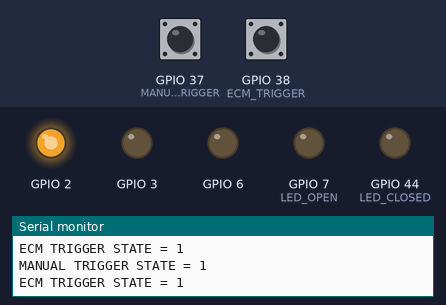
Bench run of a sketch on a simulated ESP32. Parts: output pins drawn as LEDs (lit = HIGH), the last lines printed to the serial monitor. The test bench sets the inputs (shaded band); at power-on: GPIO 37 (MANUAL_TRIGGER) HIGH, GPIO 38 (ECM_TRIGGER) HIGH.

Above: at 1.8 s.
1.9 s: GPIO 37 (MANUAL_TRIGGER) pulled LOW for 0.3 s
At 2.4 s:
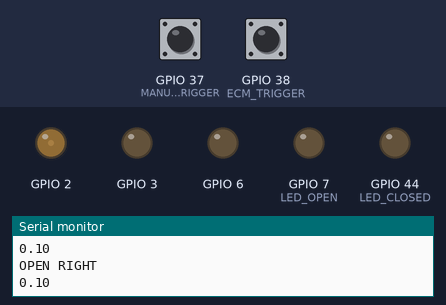
4.0 s: GPIO 37 (MANUAL_TRIGGER) pulled LOW for 3.2 s
At 8.5 s:
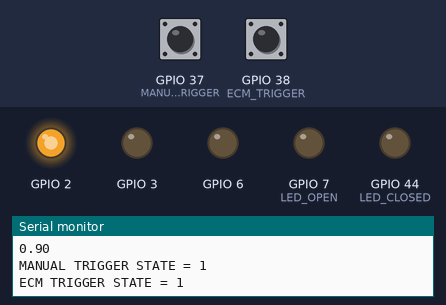
9.0 s: GPIO 38 (ECM_TRIGGER) pulled LOW for 3.2 s
At 9.7 s:
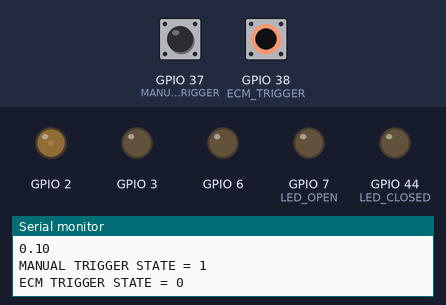
Timing chart, 0 to 14.0 s (numbered marks = the images above; inputs shaded):
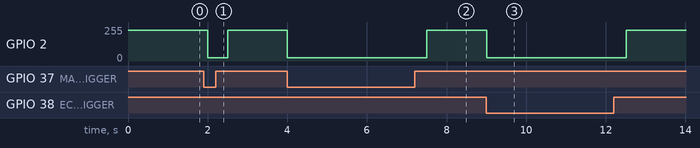

The sketch:

exhaust_valving.ino
```cpp
#include "./Actuator.h"

//
// Created by Soren on 11/13/2026.
//

/* GLOBAL VARS */
// The MOSFET will invert these duty cycles, so these are opposite to what the actuator docs say
constexpr float OPEN_DUTY_CYCLE = .10;
constexpr float CLOSED_DUTY_CYCLE = .90;

// Valve open trigger from the ECM
constexpr int ECM_TRIGGER = A2;
// Valve open trigger from the manual override
constexpr int MANUAL_TRIGGER = A1;
// LED indicator - open
constexpr int LED_OPEN = D8;
// LED indicator - closed
constexpr int LED_CLOSED = D7;

static Actuator leftHandActuator(D2, 0, OPEN_DUTY_CYCLE, CLOSED_DUTY_CYCLE);
static Actuator rightHandActuator(D5, 1, OPEN_DUTY_CYCLE, CLOSED_DUTY_CYCLE);

void setup() {
    Serial.begin(115200);
    pinMode(ECM_TRIGGER, INPUT_PULLUP);
    pinMode(MANUAL_TRIGGER, INPUT_PULLUP);
    pinMode(LED_OPEN, OUTPUT);
    pinMode(LED_CLOSED, OUTPUT);
    leftHandActuator.init();
    rightHandActuator.init();
}

void loop() {
    delay(500);
    Serial.print("\nMANUAL TRIGGER STATE = ");
    Serial.print(digitalRead(MANUAL_TRIGGER));
    Serial.print("\nECM TRIGGER STATE = ");
    Serial.print(digitalRead(ECM_TRIGGER));
    if (digitalRead(MANUAL_TRIGGER) == LOW || digitalRead(ECM_TRIGGER) == LOW) {
        // Open has been commanded, so open the valves if they are closed
        if (leftHandActuator.getCurrentDutyCycle() == CLOSED_DUTY_CYCLE) {
            Serial.println("OPEN LEFT");
            leftHandActuator.setDesiredState(OPEN_DUTY_CYCLE);
        }
        if (rightHandActuator.getCurrentDutyCycle() == CLOSED_DUTY_CYCLE) {
            Serial.println("OPEN RIGHT");
            rightHandActuator.setDesiredState(OPEN_DUTY_CYCLE);
        }
    } else {
        if (leftHandActuator.getCurrentDutyCycle() == OPEN_DUTY_CYCLE) {
            Serial.println("CLOSE LEFT");
            leftHandActuator.setDesiredState(CLOSED_DUTY_CYCLE);
        }
        if (rightHandActuator.getCurrentDutyCycle() == OPEN_DUTY_CYCLE) {
            Serial.println("CLOSE RIGHT");
            rightHandActuator.setDesiredState(CLOSED_DUTY_CYCLE);
        }
    }

    // Set LED states
    // Due to how the switch we are using works, LOW actually turns on the LEDs.
    // The current switch also has syncronous LEDs meaning we cannot control them independently
    if (leftHandActuator.getCurrentDutyCycle() != rightHandActuator.getCurrentDutyCycle()) {
        // Turn off both LEDs
        digitalWrite(LED_OPEN, HIGH);
        digitalWrite(LED_CLOSED, HIGH);
    } else {
        digitalWrite(LED_OPEN, LOW);
        digitalWrite(LED_CLOSED, LOW);
    }
}
```

Actuator.cpp
```cpp
#include <Arduino.h>
#include "./Actuator.h"

//
// Created by Soren on 11/13/2026.
//

Actuator::Actuator(const int pwm, const int pwm_chan, const float open_duty_cycle, const float closed_duty_cycle) {
    PIN_PWM = pwm;
    PWM_CHAN = pwm_chan;
    currentDutyCycle = closed_duty_cycle; // Initialize in a closed state
    openDutyCycle = open_duty_cycle;
    closedDutyCycle = closed_duty_cycle;
}

void Actuator::init() const {
    pinMode(PIN_PWM, OUTPUT);
    ledcSetup(PWM_CHAN, 100, 12);
    ledcAttachPin(2, PWM_CHAN);
    const auto dutyValue = static_cast<uint32_t>(std::round(4095.0f * closedDutyCycle));
    ledcWrite(PWM_CHAN, dutyValue);
}

void Actuator::setDesiredState(const float newDutyCycle) {
    if (currentDutyCycle != newDutyCycle) {
        const float clampedDuty = constrain(newDutyCycle, 0.0f, 1.0f);
        const auto dutyValue = static_cast<uint32_t>(std::round(4095.0f * clampedDuty));
        ledcWrite(PWM_CHAN, dutyValue);
        Serial.println(newDutyCycle);
        currentDutyCycle = newDutyCycle;
    }
}

float Actuator::getCurrentDutyCycle() const {
    return currentDutyCycle;
}
```

Actuator.h
```cpp
//
// Created by Soren on 11/13/2026.
//

#ifndef EXHAUST_VALVING_ACTUATOR_H
#define EXHAUST_VALVING_ACTUATOR_H

class Actuator {

    int PIN_PWM;
    int PWM_CHAN;
    float currentDutyCycle;
    float openDutyCycle;
    float closedDutyCycle;

    public:
        Actuator(int pwm, int pwm_chan, float open_duty_cycle, float closed_duty_cycle);

        // Init pin states
        void init() const;

        // At this time, we don't know what direction is open/close so we'll go with right to open, left to close for now
        void setDesiredState(float newDutyCycle);

        [[nodiscard]] float getCurrentDutyCycle() const;
};


#endif //EXHAUST_VALVING_ACTUATOR_H
```

Measured:
- after the input at 1.9 s, GPIO 2: 229/255 → 26/255 after 0.10 s, → 229/255 0.50 s later
- after the input at 4.0 s, GPIO 2: 229/255 → 26/255 at once, → 229/255 3.5 s later
- after the input at 9.0 s, GPIO 2: 229/255 → 26/255 at once, → 229/255 3.5 s later
